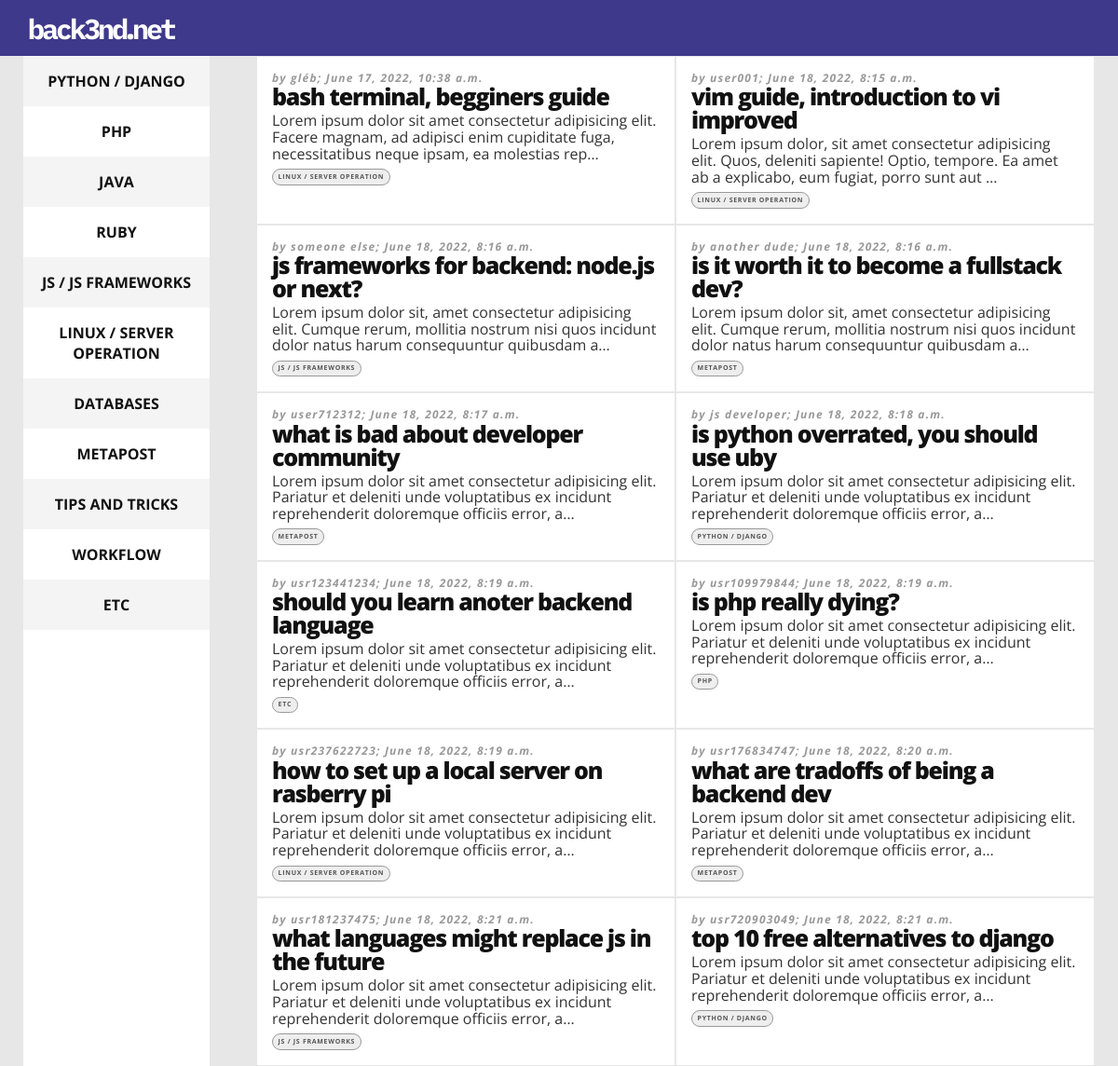
The page / on the database its author committed.
### main/models.py (models this page shows, shortened)
class Article(models.Model):
    article_author  = models.CharField(max_length=12)
    article_name    = models.CharField(max_length=60)
    article_body    = models.TextField()
    article_date    = models.DateTimeField(auto_now_add=True)
    article_tags    = models.CharField(max_length=25, choices=tags_, null=True)
    def snippet(self):
        return self.article_body[:150]

### main/views.py (the view)
# urls.py: 2. Add a URL to urlpatterns:  path('', views.home, name='home')
def home(request):
    context = {
        'title': 'backend.net',
        'Article': Article.objects.all().order_by('article_date'),
        'article_tags': tags_,
    }
    return render(request, 'index.html', context)

### templates/index.html
{% extends "default.html"%}
{% block content0 %}
<div class="article_list">
    {% for elem in Article %}
    <a class="article" href="/article/{{elem.id}}">
        <h5>by {{elem.article_author}};  {{elem.article_date}}</h5>
        <h3>{{elem.article_name}}</h3>
        <p>{{elem.snippet}}…</p>
        <h5 class="tags">{{elem.article_tags}}</h5>
    </a>
    {% endfor %}
</div>
{% endblock content0 %}

### templates/default.html (shortened to what this page needs)
<!DOCTYPE html>
<html lang="en">
<head>
    <link rel="stylesheet" href="/static/main.css">
</head>
<body>
        {% include 'navbar.html' %}
    <div class="wrap">
        {% include 'sidebar.html' %}
        {% block content0 %}
        {% endblock content0 %}
    </div>
</body>
</html>

### templates/navbar.html
<nav>
<p>back3n<span style="letter-spacing:-7px;">d.</span>net</p>
</nav>

### templates/sidebar.html
<section class="sidebar">
    {% for i in article_tags %}
        <a class="sidebar__btn" href="#">{{ i.0 }}</a>
    {% endfor %}
</section>

### static/main.css (style rules this page uses)
body { background: #e7e7e7; font-family: 'Open Sans', sans-serif; }
* { margin: 0; }
h1, h2, h3, h4, h5, h6 { letter-spacing: -0.05em; line-height: 1.2em; }
.wrap { max-width: 1400px; margin: 0 auto; display: flex; justify-content: space-evenly; flex-wrap: nowrap; }
nav { width: 100%; height: 20px; background: #3e398b; padding: 1em; display: flex; align-items: center; font-family: 'IBM Plex Mono', monospace; color: #ffffff; font-size: 30px; font-weight: 900; letter-spacing: -3px; word-spacing: -5px; box-sizing: border-box; }
.sidebar { width: 100%; max-width: 200px; min-height: 500px; display: flex; flex-direction: column; flex-wrap: wrap; margin: 0 auto; background-color: #ffffff; }
.sidebar__btn { width: 100%; padding: 1em; display: flex; align-items: center; justify-content: center; text-transform: uppercase; font-weight: bold; text-decoration: none; color: #111; box-sizing: border-box; text-align: center; }
.sidebar__btn:nth-child(odd) { background: #f4f4f4; }
.article_list { max-width: 900px; display: flex; flex-wrap: wrap; margin: 0 auto; }
.article { margin: 1px; min-width: calc(50% - 2px); max-width: calc(50% - 2px); padding: 1em; background: #fff; box-sizing: border-box; text-decoration: none; }
.article h5 { font-size: 12px; color: #999; font-style: italic; letter-spacing: 0.1em; }
.article h3 { font-size: 25px; color: #111; font-weight: 900; line-height: 1; margin-bottom: 0.2em; text-transform: lowercase; }
.article p { color: #333; line-height: 1.1em; }
.article .tags { font-size: 7px; display: inline-block; background: #eee; font-style: normal; margin-top: 1em; padding: .5em .8em; text-transform: uppercase; border: 1px #999 solid; border-radius: 25px; color: #555 }

### rows shown on the page
Article: article_author "gléb", article_date "June 17, 2022, 10:38 a.m.", article_name "bash terminal, begginers guide", snippet "Lorem ipsum dolor sit amet consectetur adipisicing elit. Facere magnam, ad adipisci enim cupiditate fuga, necessitatibus neque ipsam, ea molestias rep", article_tags "LINUX / SERVER OPERATION"
Article: article_author "user001", article_date "June 18, 2022, 8:15 a.m.", article_name "vim guide, introduction to vi improved", snippet "Lorem ipsum dolor, sit amet consectetur adipisicing elit. Quos, deleniti sapiente! Optio, tempore. Ea amet ab a explicabo, eum fugiat, porro sunt aut", article_tags "LINUX / SERVER OPERATION"
Article: article_author "someone else", article_date "June 18, 2022, 8:16 a.m.", article_name "js frameworks for backend: node.js or next?", snippet "Lorem ipsum dolor sit, amet consectetur adipisicing elit. Cumque rerum, mollitia nostrum nisi quos incidunt dolor natus harum consequuntur quibusdam a", article_tags "JS / JS FRAMEWORKS"
Article: article_author "another dude", article_date "June 18, 2022, 8:16 a.m.", article_name "is it worth it to become a fullstack dev?", snippet "Lorem ipsum dolor sit, amet consectetur adipisicing elit. Cumque rerum, mollitia nostrum nisi quos incidunt dolor natus harum consequuntur quibusdam a", article_tags "METAPOST"
Article: article_author "user712312", article_date "June 18, 2022, 8:17 a.m.", article_name "what is bad about developer community", snippet "Lorem ipsum dolor sit amet consectetur adipisicing elit. Pariatur et deleniti unde voluptatibus ex incidunt reprehenderit doloremque officiis error, a", article_tags "METAPOST"
Article: article_author "js developer", article_date "June 18, 2022, 8:18 a.m.", article_name "is python overrated, you should use uby", snippet "Lorem ipsum dolor sit amet consectetur adipisicing elit. Pariatur et deleniti unde voluptatibus ex incidunt reprehenderit doloremque officiis error, a", article_tags "PYTHON / DJANGO"
Article: article_author "usr123441234", article_date "June 18, 2022, 8:19 a.m.", article_name "should you learn anoter backend language", snippet "Lorem ipsum dolor sit amet consectetur adipisicing elit. Pariatur et deleniti unde voluptatibus ex incidunt reprehenderit doloremque officiis error, a", article_tags "ETC"
Article: article_author "usr109979844", article_date "June 18, 2022, 8:19 a.m.", article_name "is php really dying?", snippet "Lorem ipsum dolor sit amet consectetur adipisicing elit. Pariatur et deleniti unde voluptatibus ex incidunt reprehenderit doloremque officiis error, a", article_tags "PHP"
Article: article_author "usr237622723", article_date "June 18, 2022, 8:19 a.m.", article_name "how to set up a local server on rasberry pi", snippet "Lorem ipsum dolor sit amet consectetur adipisicing elit. Pariatur et deleniti unde voluptatibus ex incidunt reprehenderit doloremque officiis error, a", article_tags "LINUX / SERVER OPERATION"
Article: article_author "usr176834747", article_date "June 18, 2022, 8:20 a.m.", article_name "what are tradoffs of being a backend dev", snippet "Lorem ipsum dolor sit amet consectetur adipisicing elit. Pariatur et deleniti unde voluptatibus ex incidunt reprehenderit doloremque officiis error, a", article_tags "METAPOST"
Article: article_author "usr181237475", article_date "June 18, 2022, 8:21 a.m.", article_name "what languages might replace js in the future", snippet "Lorem ipsum dolor sit amet consectetur adipisicing elit. Pariatur et deleniti unde voluptatibus ex incidunt reprehenderit doloremque officiis error, a", article_tags "JS / JS FRAMEWORKS"
Article: article_author "usr720903049", article_date "June 18, 2022, 8:21 a.m.", article_name "top 10 free alternatives to django", snippet "Lorem ipsum dolor sit amet consectetur adipisicing elit. Pariatur et deleniti unde voluptatibus ex incidunt reprehenderit doloremque officiis error, a", article_tags "PYTHON / DJANGO"

### other values the page prints
{{ i.0 }} "PYTHON / DJANGO" "PHP" "JAVA" "RUBY" "JS / JS FRAMEWORKS" "LINUX / SERVER OPERATION" "DATABASES" "METAPOST" "TIPS AND TRICKS" "WORKFLOW" "ETC"
